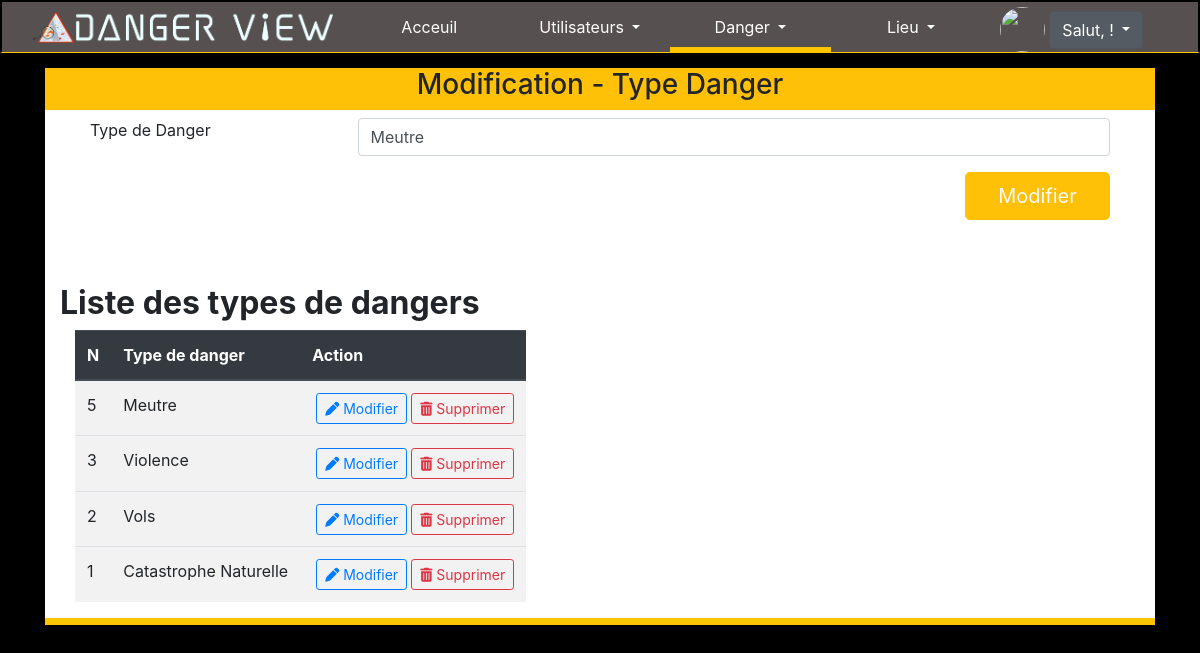
/ajout-tdanger.php?id=5&operation=modification, run on the app's committed database.
### tables this page shows
CREATE TABLE `typedanger` (
  `idTypeDanger` int(11) NOT NULL,
  `typeDanger` varchar(50) NOT NULL,
  `idUtilisateur` int(11) NOT NULL,
  `dernieremodification` datetime NOT NULL
);

### fonction/fonctionverif.php (called while the page is built, shortened)
<?php
        function checkInput($data)
        {
          $data = trim($data);
          $data = stripslashes($data);
          $data = htmlspecialchars($data);
          return $data;
        }
?>

### forms/f-type-danger.php (the view, shortened to what this page needs)
<div class="container-fluid">
        <div class="ml-auto mr-auto  block-forms" style="width:90vw;">
            <header class="row bg-warning">
                <div class="col-md-10 col-lg-10 ml-auto mr-auto">
                    <h3 class="text-center">
                    <?php
                                if (isset($_GET['operation']) && ($_GET['operation'] == 'modification') ) {
                                    echo 'Modification -  Type Danger';
                                    if(!empty($_GET['id']))
                                    {
                                        $id = checkInput($_GET['id']);
                                    }
                                    $db= Database::connect();
                                    $recupUnique = $db->query("SELECT * FROM typedanger WHERE idTypeDanger= $id");
                                    $tdanger = $recupUnique->fetch();
                                } else {
                                    echo 'Enregistrement -  Type Danger';
                                }
                            ?>
                    </h3>
                </div>
            </header>
            <section class="row bg-dger-white bd-dger-white">
                <div class="monformulaire container-fluid">
                <form action="<?php
                                if (isset($_GET['operation']) && ($_GET['operation'] == 'modification') ) {
                                    echo 'traitement/update-tdanger.php?id='.$id ;
                                } else {
                                    echo 'traitement/add-tdanger.php';
                                }
                            ?>" method="POST" enctype="multipart/form-data" class="container-fluid">
                        <div class="form-group row mt-2">
                            <label for="tdanger" class="col-lg-3 col-md-2 ">Type de Danger</label>
                            <div class="col-lg col-md col-sm">
                                <input type="text" name="tdanger" id="" class="form-control <?php echo $_SESSION['echec']; $_SESSION['echec']="";  ?>" <?php  if (@$_GET['operation'] == 'modification') {
                                    echo 'value="' .$tdanger['typeDanger'].'"';
                                } ?> required>
                            </div>
                        </div>
                        <div class="row">
                            <div class="form-group col-md-2 ml-auto">
                                <button type="submit" class="btn btn-warning btn-lg col-md mr-auto text-light"><?php
                                if (isset($_GET['operation'])) {
                                    echo 'Modifier';
                                } else {
                                    echo 'Ajouter';
                                }
                            ?></button>
                            </div>
                        </div>
                </form>
                </div>
                <section class="mt-5 container-fluid">
                    <h2 class="mb-2"><strong>Liste des types de dangers  </strong></h2>
                    <table class="table table-striped container-fluid content-justify-center table-responsive w-100">
                        <thead class="thead-dark">
                            <tr>
                                <th>N</th>
                                <th>Type de danger</th>
                                <th>Action</th>
                            </tr>
                        </thead>
                        <tbody>
                            <?php
                                $db= Database::connect();
                                $recuptDanger = $db->query('SELECT * FROM  typedanger ORDER BY idTypeDanger DESC');
                                while($tDanger = $recuptDanger-> fetch())
                                {
                                    echo '<tr>
                                    <td>';
                                    echo $tDanger['idTypeDanger'];
                                    echo '</td>
                                    <td>';
                                    echo $tDanger['typeDanger'];
                                    echo '</td><td>';
                                    echo '<a class="btn btn-outline-primary btn-sm ml-1" href="ajout-tdanger.php?id='.$tDanger['idTypeDanger'].'&operation=modification"><i class="fas fa-pen" aria-hidden="true"></i> Modifier</a>';
                                    echo '<a class="btn btn-outline-danger btn-sm ml-1 text-danger" data-toggle="modal" data-target="#exampleModalCenter'.$tDanger['idTypeDanger'].'"><i class="fa fa-trash" aria-hidden="true"></i> Supprimer</a>';
                                    echo '</td>
                                    <tr>';
                                    echo  '<div class="modal fade" id="exampleModalCenter'.$tDanger['idTypeDanger'].'" tabindex="-1" role="dialog" aria-labelledby="exampleModalCenterTitle" aria-hidden="true">
                                    <div class="modal-dialog modal-dialog-centered" role="document">
                                        <div class="modal-content">
                                        <div class="modal-header">
                                            <h5 class="modal-title" id="exampleModalLongTitle">Supprimer un utilisateur</h5>
                                            <button type="button" class="close" data-dismiss="modal" aria-label="Close">
                                            <span aria-hidden="true">&times;</span>
                                            </button>
                                        </div>
                                        <div class="modal-body">
                                            Etes vous sur de vouloir supprimer  le type : '.$tDanger['typeDanger'].'?
                                        </div>
                                        <div class="modal-footer">
                                            <form class="form" action="delete.php" role="form" method="post">
                                                <input type="hidden" name="id" value="'.$tDanger['typeDanger'].'"/>
                                                <button type="button" class="btn btn-outline-dark" data-dismiss="modal">Annuler</button>
                                                <a href="traitement/delete-tdanger.php?id='.$tDanger['idTypeDanger'].'" class="btn btn-danger">Supprimer</a>
                                            </form>
                                        </div>
                                    </div>
                                    </div>';
                                }
                            ?>
                        </tbody>
                    </table>
                </section>
            </section>
        </div>
</div>

### style/style-admin.css (style rules this page uses)
.corp { background-color: #000; }
.bd-dger-white { border-bottom: 7px solid #ffc500 !important; }
.bg-dger-white { background-color: #fff !important; }
.block-forms { margin-top: 15px !important; }
.monformulaire { margin: 0 15px !important; }
label { margin-right: 5px !important; }

### data on the page
typedanger: tdanger "Meutre", idTypeDanger "5", typeDanger "Meutre"
typedanger: idTypeDanger "3", typeDanger "Violence"
typedanger: idTypeDanger "2", typeDanger "Vols"
typedanger: idTypeDanger "1", typeDanger "Catastrophe Naturelle"
